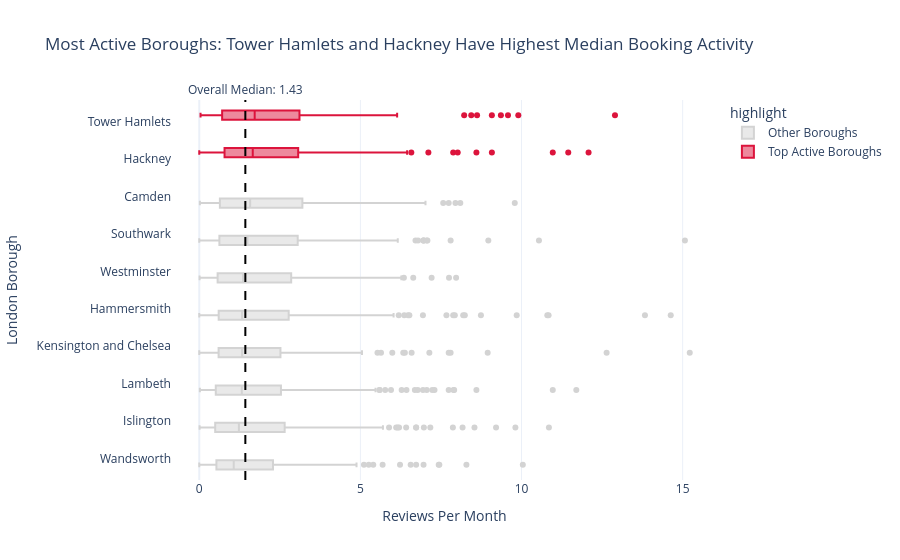

The notebook cell this image was saved under:
### Markdown cell above
## Task 2 — Box plot: listing activity by borough

**What to build:** A **horizontal box plot** comparing listing activity (reviews per month) across London boroughs — reviews per month is a proxy for how frequently a listing is booked.

**Requirements:**
- Horizontal orientation (borough names are long)
- Sorted by median reviews per month (most active at top)
- Highlight the **two most active** boroughs in a different colour
- Outliers shown as individual points
- Insight title naming the two busiest boroughs

> 💡 Some listings have zero reviews — these are new or inactive listings. Filter them out with before plotting

### Code cell
# Task 2
# YOUR CODE HERE
# Task 2

# Remove missing values
activity_df = df_cap.dropna(subset=['reviews_per_month', 'neighbourhood'])

# Find median reviews per borough
borough_medians = (
    activity_df.groupby('neighbourhood')['reviews_per_month']
    .median()
    .sort_values(ascending=False)
)

# Get top 2 boroughs
top2 = borough_medians.head(2).index.tolist()

# Create highlight column
activity_df['highlight'] = activity_df['neighbourhood'].apply(
    lambda x: 'Top Active Boroughs' if x in top2 else 'Other Boroughs'
)

# Ordered borough list
ordered_boroughs = borough_medians.index.tolist()

# Create box plot
fig = px.box(
    activity_df,
    x='reviews_per_month',
    y='neighbourhood',
    color='highlight',
    category_orders={'neighbourhood': ordered_boroughs},
    points='outliers',
    orientation='h',
    title=f'Most Active Boroughs: {top2[0]} and {top2[1]} Have Highest Median Booking Activity',
    labels={
        'reviews_per_month': 'Reviews Per Month',
        'neighbourhood': 'London Borough'
    },
    color_discrete_map={
        'Top Active Boroughs': 'crimson',
        'Other Boroughs': 'lightgray'
    }
)

# Add overall median line
overall_median = activity_df['reviews_per_month'].median()

fig.add_vline(
    x=overall_median,
    line_dash='dash',
    line_color='black',
    annotation_text=f'Overall Median: {overall_median:.2f}',
    annotation_position='top'
)

# Layout updates
fig.update_layout(
    template='plotly_white',
    showlegend=True
)

fig.show()

### Figure 1 — Plotly figure (JSON) as saved in the notebook; plotly's stock layout.template omitted (floating-point values rounded to 4 significant figures; data arrays with more than 128 entries replaced by an {"elided": "..."} marker saying what was removed)
{"data": [{"alignmentgroup": "True", "boxpoints": "outliers", "hovertemplate": "highlight=Other Boroughs<br>Reviews Per Month=%{x}<br>London Borough=%{y}<extra></extra>", "legendgroup": "Other Boroughs", "marker": {"color": "lightgray"}, "name": "Other Boroughs", "notched": false, "offsetgroup": "Other Boroughs", "orientation": "h", "showlegend": true, "type": "box", "x": {"elided": "1873 float values"}, "x0": " ", "xaxis": "x", "y": {"elided": "1873 str values"}, "y0": " ", "yaxis": "y"}, {"alignmentgroup": "True", "boxpoints": "outliers", "hovertemplate": "highlight=Top Active Boroughs<br>Reviews Per Month=%{x}<br>London Borough=%{y}<extra></extra>", "legendgroup": "Top Active Boroughs", "marker": {"color": "crimson"}, "name": "Top Active Boroughs", "notched": false, "offsetgroup": "Top Active Boroughs", "orientation": "h", "showlegend": true, "type": "box", "x": {"elided": "502 float values"}, "x0": " ", "xaxis": "x", "y": {"elided": "502 str values"}, "y0": " ", "yaxis": "y"}], "layout": {"annotations": [{"showarrow": false, "text": "Overall Median: 1.43", "x": 1.43, "xanchor": "center", "xref": "x", "y": 1, "yanchor": "bottom", "yref": "y domain"}], "boxmode": "group", "legend": {"title": {"text": "highlight"}, "tracegroupgap": 0}, "shapes": [{"line": {"color": "black", "dash": "dash"}, "type": "line", "x0": 1.43, "x1": 1.43, "xref": "x", "y0": 0, "y1": 1, "yref": "y domain"}], "showlegend": true, "title": {"text": "Most Active Boroughs: Tower Hamlets and Hackney Have Highest Median Booking Activity"}, "xaxis": {"anchor": "y", "domain": [0, 1], "title": {"text": "Reviews Per Month"}}, "yaxis": {"anchor": "x", "categoryarray": ["Wandsworth", "Islington", "Lambeth", "Kensington and Chelsea", "Hammersmith", "Westminster", "Southwark", "Camden", "Hackney", "Tower Hamlets"], "categoryorder": "array", "domain": [0, 1], "title": {"text": "London Borough"}}}}
